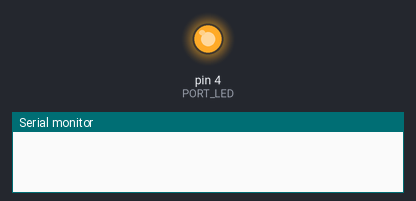
Simulated run of this sketch. Board: Arduino Uno, built with avr-gcc and run on an emulated ATmega328P. Shown: output pins drawn as LEDs (lit = HIGH), the last lines printed to the serial monitor.

Above: at 0.5 s.
At 4.2 s:
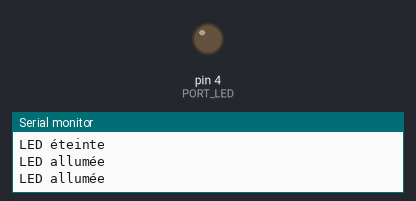
Timing chart, 0 to 6.5 s (numbered marks = the images above):
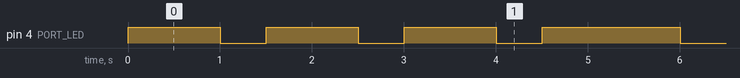

The sketch:

ExTableau1.ino
```cpp
// (licence header left out)
#include "constantes.h"
int i=0;
int motif[10];

void setup() {
  pinMode(PORT_LED, OUTPUT);
  Serial.begin(9600);//Initialise le port série (pour l'affichage dans la fenêtre Moniteur)
  motif[0] = 1;
  motif[1] = 1;
  motif[2] = 0;
  motif[3] = 1;
  motif[4] = 1;
  motif[5] = 0;
  motif[6] = 1;
  motif[7] = 1;
  motif[8] = 0;
  motif[9] = 1;
}
void loop() {
  if(i > 9) {i = 0;}
  if(motif[i] == 1){
    digitalWrite(PORT_LED, ALLUME);   // Allume la LED
    delay(DUREE_BASE_ALLUME);
      Serial.println("LED allumée");
  }
  else{
    digitalWrite(PORT_LED, ETEINT);    // Eteint la LED
  delay(DUREE_BASE_ETEINT);
      Serial.println("LED éteinte");
  }

  i++;
}
```

constantes.h
```cpp
/* Principaux réglages (fichier constantes.h) */

#define PORT_LED 4
#define ALLUME 1
#define ETEINT 0
#define DUREE_BASE_ALLUME 500
#define DUREE_BASE_ETEINT 500
```

Measured:
- by itself, pin 4 (PORT_LED): repeats every 5.0 s: 2 × (LOW 0.50 s, HIGH 1.0 s), LOW 0.50 s, HIGH 1.5 s
- by itself, everything shown: repeats every 5.0 s, in 6 steps
